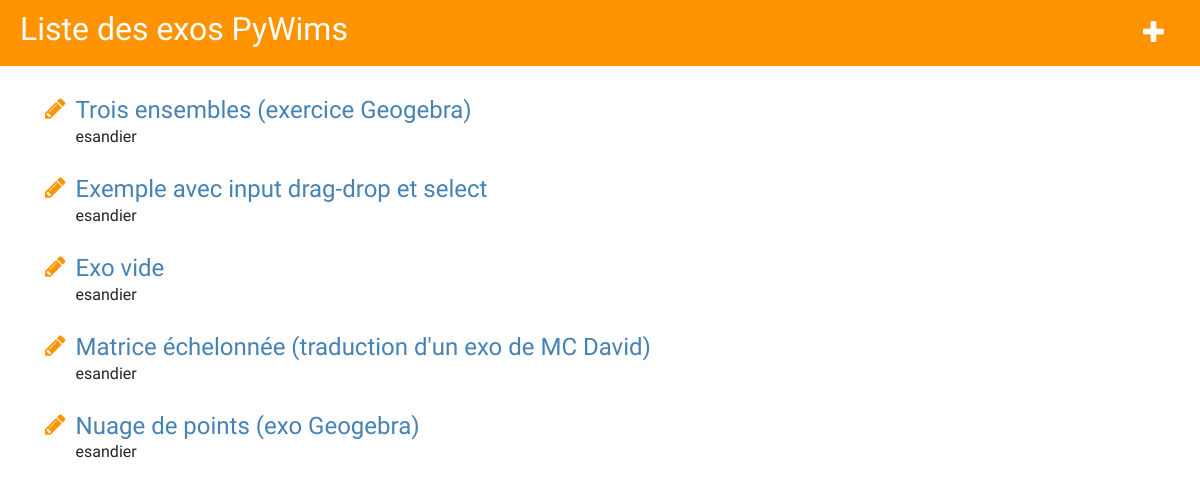
The app's page /, older data.
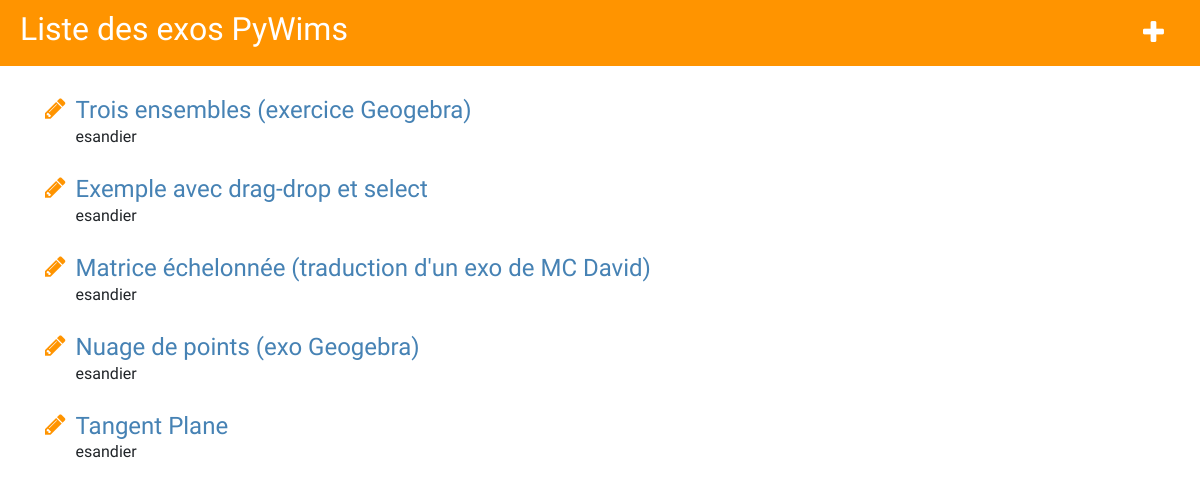
The same page, newer data.
### pywims_exos/models.py (models this page shows, shortened)
class Exo(models.Model):
    layouts_enonce = {'STD': 'layout_standard_ajax.html', 'GGB': 'layout_geogebra_ajax.html'}
    layouts_corrige = {'STD': 'layout_standard_corrige.html', 'GGB': 'layout_geogebra_corrige.html'}
    EXO_LAYOUTS = (('STD', 'Standard'), ('GGB', 'Geogebra'))
    EXOS_EMPTY_GGB_FILE = os.path.join(settings.MEDIA_ROOT,'ggb_files/empty.ggb')
    block_info = {
        'STD' : [
            {'name': 'avant', 'label': 'Avant', 'langage':'python'},
            {'name': 'enonce', 'label': 'Enoncé', 'langage':'django'},
            {'name': 'apres', 'label': 'Après', 'langage':'python'},
            {'name': 'reponse', 'label': 'Réponse', 'langage':'django'}],
        'GGB' : [
            {'name': 'avant', 'label': 'Avant', 'langage':'python'},
            {'name': 'ggb_commands', 'label': 'Geogebra', 'langage':'django'},
            {'name': 'enonce', 'label': 'Enoncé', 'langage':'django'},
            {'name': 'apres', 'label': 'Après', 'langage':'python'},
            {'name': 'reponse', 'label': 'Réponse', 'langage':'django'}]}
    layout = models.CharField(max_length=3, choices=EXO_LAYOUTS, default = 'STD')
    author = models.ForeignKey('auth.User', on_delete=models.DO_NOTHING)
    title = models.CharField(max_length=200)
    ggb_file = models.FileField(upload_to = 'ggb_files', blank = True, default = '')
    avant = models.TextField(blank = True, default = '')
    ggb_commands = models.TextField(blank = True, default = '')
    enonce = models.TextField(blank = True, default = '')
    apres = models.TextField(blank = True, default = '')
    reponse = models.TextField(blank = True, default = '')

### pywims_exos/views.py (the view, shortened to what this page needs)
# urls.py: re_path(r'^$', views.liste_exos, name='liste_exos'),
def liste_exos(request):
	if request.method == 'GET':
		exos = Exo.objects.all().order_by('title')
		return render(request, 'pywims_exos/liste_exos.html', {'exos': exos})

### pywims_exos/templates/pywims_exos/liste_exos.html (shortened to what this page needs)
{% extends 'pywims_exos/layout_appli.html' %}
{% block contenu %}
<div class = 'titre'>
	<h1>Liste des exos PyWims</h1>
	<button id = 'plus_button' class="glyph"><span class="fa fa-plus"></span></button>
</div>
<div class="content container">
	<div class="row">
		<div class="col"  id = 'liste-exos'>
			{% for exo in exos %}
			<div class = 'item-liste'>
				<a href="{% url 'dev_exo' pk=exo.pk %}" class="list-glyph">
					<span class="fa fa-pencil"></span></a>
				<div style = 'display:inline-block'>
					<a href="{% url 'run_exo_ajax' pk=exo.pk %}" class="list-title">
						<h1>{{ exo.title }}	</h1>
					</a>
					<p>{{ exo.author }}</p>
				</div>
			</div>
			{% endfor %}
		</div>
	</div>
</div>
{% endblock %}

Row changes from the older to the newer data that the page shows:
changed Exo: title "Exemple avec input drag-drop et select" → "Exemple avec drag-drop et select"
changed Exo: title "Exo vide" → "Tangent Plane"; moves down the list
